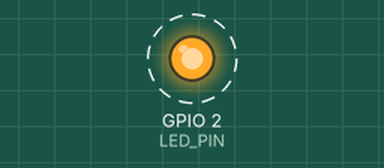
This sketch was run on a simulated ESP32. On the bench: output pins drawn as LEDs (lit = HIGH). Dashed ring = blinking. What the sketch prints to the serial monitor is not drawn.

Above: at 0.5 s.
Timing chart, 0 to 4.6 s (numbered marks = the images above):
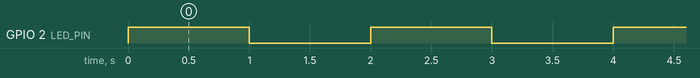

The sketch:

LED_blinking.ino
```cpp
#include <Arduino.h>

#define LED_PIN 2   // Built-in LED on most ESP32 boards

void setup() {
    pinMode(LED_PIN, OUTPUT);

    Serial.begin(115200);   // Start Serial Monitor
    Serial.println("ESP32 LED Blink Started");
}

void loop() {
    digitalWrite(LED_PIN, HIGH);
    Serial.println("LED ON");
    delay(1000);

    digitalWrite(LED_PIN, LOW);
    Serial.println("LED OFF");
    delay(1000);
}
```

Measured:
- by itself, GPIO 2 (LED_PIN): alternates HIGH for 1.0 s and LOW for 1.0 s
